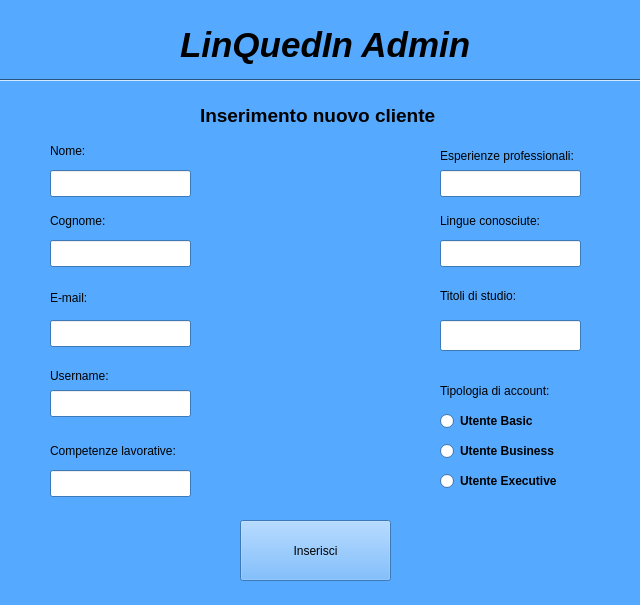
<?xml version="1.0" encoding="UTF-8"?>
<ui version="4.0">
 <class>adminInsertWindow</class>
 <widget class="QWidget" name="adminInsertWindow">
  <property name="geometry">
   <rect>
    <x>0</x>
    <y>0</y>
    <width>640</width>
    <height>605</height>
   </rect>
  </property>
  <property name="minimumSize">
   <size>
    <width>640</width>
    <height>605</height>
   </size>
  </property>
  <property name="maximumSize">
   <size>
    <width>640</width>
    <height>605</height>
   </size>
  </property>
  <property name="palette">
   <palette>
    <active>
     <colorrole role="WindowText">
      <brush brushstyle="SolidPattern">
       <color alpha="255">
        <red>0</red>
        <green>0</green>
        <blue>0</blue>
       </color>
      </brush>
     </colorrole>
     <colorrole role="Button">
      <brush brushstyle="SolidPattern">
       <color alpha="255">
        <red>85</red>
        <green>170</green>
        <blue>255</blue>
       </color>
      </brush>
     </colorrole>
     <colorrole role="Light">
      <brush brushstyle="SolidPattern">
       <color alpha="255">
        <red>213</red>
        <green>234</green>
        <blue>255</blue>
       </color>
      </brush>
     </colorrole>
     <colorrole role="Midlight">
      <brush brushstyle="SolidPattern">
       <color alpha="255">
        <red>149</red>
        <green>202</green>
        <blue>255</blue>
       </color>
      </brush>
     </colorrole>
     <colorrole role="Dark">
      <brush brushstyle="SolidPattern">
       <color alpha="255">
        <red>42</red>
        <green>85</green>
        <blue>127</blue>
       </color>
      </brush>
     </colorrole>
     <colorrole role="Mid">
      <brush brushstyle="SolidPattern">
       <color alpha="255">
        <red>56</red>
        <green>113</green>
        <blue>170</blue>
       </color>
      </brush>
     </colorrole>
     <colorrole role="Text">
      <brush brushstyle="SolidPattern">
       <color alpha="255">
        <red>0</red>
        <green>0</green>
        <blue>0</blue>
       </color>
      </brush>
     </colorrole>
     <colorrole role="BrightText">
      <brush brushstyle="SolidPattern">
       <color alpha="255">
        <red>255</red>
        <green>255</green>
        <blue>255</blue>
       </color>
      </brush>
     </colorrole>
     <colorrole role="ButtonText">
      <brush brushstyle="SolidPattern">
       <color alpha="255">
        <red>0</red>
        <green>0</green>
        <blue>0</blue>
       </color>
      </brush>
     </colorrole>
     <colorrole role="Base">
      <brush brushstyle="SolidPattern">
       <color alpha="255">
        <red>255</red>
        <green>255</green>
        <blue>255</blue>
       </color>
      </brush>
     </colorrole>
     <colorrole role="Window">
      <brush brushstyle="SolidPattern">
       <color alpha="255">
        <red>85</red>
        <green>170</green>
        <blue>255</blue>
       </color>
      </brush>
     </colorrole>
     <colorrole role="Shadow">
      <brush brushstyle="SolidPattern">
       <color alpha="255">
        <red>0</red>
        <green>0</green>
        <blue>0</blue>
       </color>
      </brush>
     </colorrole>
     <colorrole role="AlternateBase">
      <brush brushstyle="SolidPattern">
       <color alpha="255">
        <red>170</red>
        <green>212</green>
        <blue>255</blue>
       </color>
      </brush>
     </colorrole>
     <colorrole role="ToolTipBase">
      <brush brushstyle="SolidPattern">
       <color alpha="255">
        <red>255</red>
        <green>255</green>
        <blue>220</blue>
       </color>
      </brush>
     </colorrole>
     <colorrole role="ToolTipText">
      <brush brushstyle="SolidPattern">
       <color alpha="255">
        <red>0</red>
        <green>0</green>
        <blue>0</blue>
       </color>
      </brush>
     </colorrole>
    </active>
    <inactive>
     <colorrole role="WindowText">
      <brush brushstyle="SolidPattern">
       <color alpha="255">
        <red>0</red>
        <green>0</green>
        <blue>0</blue>
       </color>
      </brush>
     </colorrole>
     <colorrole role="Button">
      <brush brushstyle="SolidPattern">
       <color alpha="255">
        <red>85</red>
        <green>170</green>
        <blue>255</blue>
       </color>
      </brush>
     </colorrole>
     <colorrole role="Light">
      <brush brushstyle="SolidPattern">
       <color alpha="255">
        <red>213</red>
        <green>234</green>
        <blue>255</blue>
       </color>
      </brush>
     </colorrole>
     <colorrole role="Midlight">
      <brush brushstyle="SolidPattern">
       <color alpha="255">
        <red>149</red>
        <green>202</green>
        <blue>255</blue>
       </color>
      </brush>
     </colorrole>
     <colorrole role="Dark">
      <brush brushstyle="SolidPattern">
       <color alpha="255">
        <red>42</red>
        <green>85</green>
        <blue>127</blue>
       </color>
      </brush>
     </colorrole>
     <colorrole role="Mid">
      <brush brushstyle="SolidPattern">
       <color alpha="255">
        <red>56</red>
        <green>113</green>
        <blue>170</blue>
       </color>
      </brush>
     </colorrole>
     <colorrole role="Text">
      <brush brushstyle="SolidPattern">
       <color alpha="255">
        <red>0</red>
        <green>0</green>
        <blue>0</blue>
       </color>
      </brush>
     </colorrole>
     <colorrole role="BrightText">
      <brush brushstyle="SolidPattern">
       <color alpha="255">
        <red>255</red>
        <green>255</green>
        <blue>255</blue>
       </color>
      </brush>
     </colorrole>
     <colorrole role="ButtonText">
      <brush brushstyle="SolidPattern">
       <color alpha="255">
        <red>0</red>
        <green>0</green>
        <blue>0</blue>
       </color>
      </brush>
     </colorrole>
     <colorrole role="Base">
      <brush brushstyle="SolidPattern">
       <color alpha="255">
        <red>255</red>
        <green>255</green>
        <blue>255</blue>
       </color>
      </brush>
     </colorrole>
     <colorrole role="Window">
      <brush brushstyle="SolidPattern">
       <color alpha="255">
        <red>85</red>
        <green>170</green>
        <blue>255</blue>
       </color>
      </brush>
     </colorrole>
     <colorrole role="Shadow">
      <brush brushstyle="SolidPattern">
       <color alpha="255">
        <red>0</red>
        <green>0</green>
        <blue>0</blue>
       </color>
      </brush>
     </colorrole>
     <colorrole role="AlternateBase">
      <brush brushstyle="SolidPattern">
       <color alpha="255">
        <red>170</red>
        <green>212</green>
        <blue>255</blue>
       </color>
      </brush>
     </colorrole>
     <colorrole role="ToolTipBase">
      <brush brushstyle="SolidPattern">
       <color alpha="255">
        <red>255</red>
        <green>255</green>
        <blue>220</blue>
       </color>
      </brush>
     </colorrole>
     <colorrole role="ToolTipText">
      <brush brushstyle="SolidPattern">
       <color alpha="255">
        <red>0</red>
        <green>0</green>
        <blue>0</blue>
       </color>
      </brush>
     </colorrole>
    </inactive>
    <disabled>
     <colorrole role="WindowText">
      <brush brushstyle="SolidPattern">
       <color alpha="255">
        <red>42</red>
        <green>85</green>
        <blue>127</blue>
       </color>
      </brush>
     </colorrole>
     <colorrole role="Button">
      <brush brushstyle="SolidPattern">
       <color alpha="255">
        <red>85</red>
        <green>170</green>
        <blue>255</blue>
       </color>
      </brush>
     </colorrole>
     <colorrole role="Light">
      <brush brushstyle="SolidPattern">
       <color alpha="255">
        <red>213</red>
        <green>234</green>
        <blue>255</blue>
       </color>
      </brush>
     </colorrole>
     <colorrole role="Midlight">
      <brush brushstyle="SolidPattern">
       <color alpha="255">
        <red>149</red>
        <green>202</green>
        <blue>255</blue>
       </color>
      </brush>
     </colorrole>
     <colorrole role="Dark">
      <brush brushstyle="SolidPattern">
       <color alpha="255">
        <red>42</red>
        <green>85</green>
        <blue>127</blue>
       </color>
      </brush>
     </colorrole>
     <colorrole role="Mid">
      <brush brushstyle="SolidPattern">
       <color alpha="255">
        <red>56</red>
        <green>113</green>
        <blue>170</blue>
       </color>
      </brush>
     </colorrole>
     <colorrole role="Text">
      <brush brushstyle="SolidPattern">
       <color alpha="255">
        <red>42</red>
        <green>85</green>
        <blue>127</blue>
       </color>
      </brush>
     </colorrole>
     <colorrole role="BrightText">
      <brush brushstyle="SolidPattern">
       <color alpha="255">
        <red>255</red>
        <green>255</green>
        <blue>255</blue>
       </color>
      </brush>
     </colorrole>
     <colorrole role="ButtonText">
      <brush brushstyle="SolidPattern">
       <color alpha="255">
        <red>42</red>
        <green>85</green>
        <blue>127</blue>
       </color>
      </brush>
     </colorrole>
     <colorrole role="Base">
      <brush brushstyle="SolidPattern">
       <color alpha="255">
        <red>85</red>
        <green>170</green>
        <blue>255</blue>
       </color>
      </brush>
     </colorrole>
     <colorrole role="Window">
      <brush brushstyle="SolidPattern">
       <color alpha="255">
        <red>85</red>
        <green>170</green>
        <blue>255</blue>
       </color>
      </brush>
     </colorrole>
     <colorrole role="Shadow">
      <brush brushstyle="SolidPattern">
       <color alpha="255">
        <red>0</red>
        <green>0</green>
        <blue>0</blue>
       </color>
      </brush>
     </colorrole>
     <colorrole role="AlternateBase">
      <brush brushstyle="SolidPattern">
       <color alpha="255">
        <red>85</red>
        <green>170</green>
        <blue>255</blue>
       </color>
      </brush>
     </colorrole>
     <colorrole role="ToolTipBase">
      <brush brushstyle="SolidPattern">
       <color alpha="255">
        <red>255</red>
        <green>255</green>
        <blue>220</blue>
       </color>
      </brush>
     </colorrole>
     <colorrole role="ToolTipText">
      <brush brushstyle="SolidPattern">
       <color alpha="255">
        <red>0</red>
        <green>0</green>
        <blue>0</blue>
       </color>
      </brush>
     </colorrole>
    </disabled>
   </palette>
  </property>
  <property name="windowTitle">
   <string>LinQuedIn Admin</string>
  </property>
  <widget class="QLabel" name="label">
   <property name="geometry">
    <rect>
     <x>180</x>
     <y>0</y>
     <width>321</width>
     <height>91</height>
    </rect>
   </property>
   <property name="text">
    <string>&lt;html&gt;&lt;head/&gt;&lt;body&gt;&lt;p&gt;&lt;span style=&quot; font-size:26pt; font-weight:600; font-style:italic;&quot;&gt;LinQuedIn Admin&lt;/span&gt;&lt;/p&gt;&lt;/body&gt;&lt;/html&gt;</string>
   </property>
  </widget>
  <widget class="Line" name="line">
   <property name="geometry">
    <rect>
     <x>0</x>
     <y>70</y>
     <width>671</width>
     <height>20</height>
    </rect>
   </property>
   <property name="orientation">
    <enum>Qt::Horizontal</enum>
   </property>
  </widget>
  <widget class="QLabel" name="label_4">
   <property name="geometry">
    <rect>
     <x>50</x>
     <y>210</y>
     <width>81</width>
     <height>21</height>
    </rect>
   </property>
   <property name="text">
    <string>Cognome:</string>
   </property>
  </widget>
  <widget class="QLabel" name="label_7">
   <property name="geometry">
    <rect>
     <x>440</x>
     <y>210</y>
     <width>131</width>
     <height>21</height>
    </rect>
   </property>
   <property name="text">
    <string>Lingue conosciute:</string>
   </property>
  </widget>
  <widget class="QLabel" name="label_8">
   <property name="geometry">
    <rect>
     <x>440</x>
     <y>280</y>
     <width>121</width>
     <height>31</height>
    </rect>
   </property>
   <property name="text">
    <string>Titoli di studio:</string>
   </property>
  </widget>
  <widget class="QLabel" name="label_10">
   <property name="geometry">
    <rect>
     <x>440</x>
     <y>380</y>
     <width>141</width>
     <height>21</height>
    </rect>
   </property>
   <property name="text">
    <string>Tipologia di account:</string>
   </property>
  </widget>
  <widget class="QLabel" name="label_3">
   <property name="geometry">
    <rect>
     <x>50</x>
     <y>140</y>
     <width>81</width>
     <height>21</height>
    </rect>
   </property>
   <property name="text">
    <string>Nome:</string>
   </property>
  </widget>
  <widget class="QLabel" name="label_9">
   <property name="geometry">
    <rect>
     <x>440</x>
     <y>140</y>
     <width>171</width>
     <height>31</height>
    </rect>
   </property>
   <property name="text">
    <string>Esperienze professionali:</string>
   </property>
  </widget>
  <widget class="QLabel" name="label_6">
   <property name="geometry">
    <rect>
     <x>50</x>
     <y>440</y>
     <width>161</width>
     <height>21</height>
    </rect>
   </property>
   <property name="text">
    <string>Competenze lavorative:</string>
   </property>
  </widget>
  <widget class="QLabel" name="label_5">
   <property name="geometry">
    <rect>
     <x>50</x>
     <y>290</y>
     <width>71</width>
     <height>16</height>
    </rect>
   </property>
   <property name="text">
    <string>E-mail:</string>
   </property>
  </widget>
  <widget class="QLineEdit" name="lineEditAdminInsertNome">
   <property name="geometry">
    <rect>
     <x>50</x>
     <y>170</y>
     <width>141</width>
     <height>27</height>
    </rect>
   </property>
  </widget>
  <widget class="QLineEdit" name="lineEditAdminInsertCognome">
   <property name="geometry">
    <rect>
     <x>50</x>
     <y>240</y>
     <width>141</width>
     <height>27</height>
    </rect>
   </property>
  </widget>
  <widget class="QLineEdit" name="lineEditAdminInsertEmail">
   <property name="geometry">
    <rect>
     <x>50</x>
     <y>320</y>
     <width>141</width>
     <height>27</height>
    </rect>
   </property>
   <property name="text">
    <string/>
   </property>
  </widget>
  <widget class="QLineEdit" name="lineEditAdminInsertUsername">
   <property name="geometry">
    <rect>
     <x>50</x>
     <y>390</y>
     <width>141</width>
     <height>27</height>
    </rect>
   </property>
  </widget>
  <widget class="QLineEdit" name="lineEditAdminInsertLingue">
   <property name="geometry">
    <rect>
     <x>440</x>
     <y>240</y>
     <width>141</width>
     <height>27</height>
    </rect>
   </property>
  </widget>
  <widget class="QLineEdit" name="lineEditAdminInsertEsperienze">
   <property name="geometry">
    <rect>
     <x>440</x>
     <y>170</y>
     <width>141</width>
     <height>27</height>
    </rect>
   </property>
  </widget>
  <widget class="QLineEdit" name="lineEditAdminInsertCompetenze">
   <property name="geometry">
    <rect>
     <x>50</x>
     <y>470</y>
     <width>141</width>
     <height>27</height>
    </rect>
   </property>
  </widget>
  <widget class="QRadioButton" name="radioButtonUtenteBusiness">
   <property name="geometry">
    <rect>
     <x>440</x>
     <y>440</y>
     <width>151</width>
     <height>22</height>
    </rect>
   </property>
   <property name="font">
    <font>
     <weight>75</weight>
     <bold>true</bold>
    </font>
   </property>
   <property name="text">
    <string>Utente Business</string>
   </property>
  </widget>
  <widget class="QRadioButton" name="radioButtonUtenteBasic">
   <property name="geometry">
    <rect>
     <x>440</x>
     <y>410</y>
     <width>121</width>
     <height>22</height>
    </rect>
   </property>
   <property name="font">
    <font>
     <weight>75</weight>
     <bold>true</bold>
    </font>
   </property>
   <property name="text">
    <string>Utente Basic</string>
   </property>
  </widget>
  <widget class="QRadioButton" name="radioButtonUtenteExecutive">
   <property name="geometry">
    <rect>
     <x>440</x>
     <y>470</y>
     <width>151</width>
     <height>22</height>
    </rect>
   </property>
   <property name="font">
    <font>
     <weight>75</weight>
     <bold>true</bold>
    </font>
   </property>
   <property name="text">
    <string>Utente Executive</string>
   </property>
  </widget>
  <widget class="QLabel" name="label_2">
   <property name="geometry">
    <rect>
     <x>200</x>
     <y>100</y>
     <width>241</width>
     <height>31</height>
    </rect>
   </property>
   <property name="text">
    <string>&lt;html&gt;&lt;head/&gt;&lt;body&gt;&lt;p&gt;&lt;span style=&quot; font-size:14pt; font-weight:600;&quot;&gt;Inserimento nuovo cliente&lt;/span&gt;&lt;/p&gt;&lt;/body&gt;&lt;/html&gt;</string>
   </property>
  </widget>
  <widget class="QPushButton" name="pushButtonAdminInsertWindow">
   <property name="geometry">
    <rect>
     <x>240</x>
     <y>520</y>
     <width>151</width>
     <height>61</height>
    </rect>
   </property>
   <property name="text">
    <string>Inserisci</string>
   </property>
  </widget>
  <widget class="QLabel" name="label_11">
   <property name="geometry">
    <rect>
     <x>50</x>
     <y>360</y>
     <width>121</width>
     <height>31</height>
    </rect>
   </property>
   <property name="text">
    <string>Username:</string>
   </property>
  </widget>
  <widget class="QLineEdit" name="lineEditAdminInsertTitoliStudio">
   <property name="geometry">
    <rect>
     <x>440</x>
     <y>320</y>
     <width>141</width>
     <height>31</height>
    </rect>
   </property>
  </widget>
 </widget>
 <resources/>
 <connections/>
</ui>
